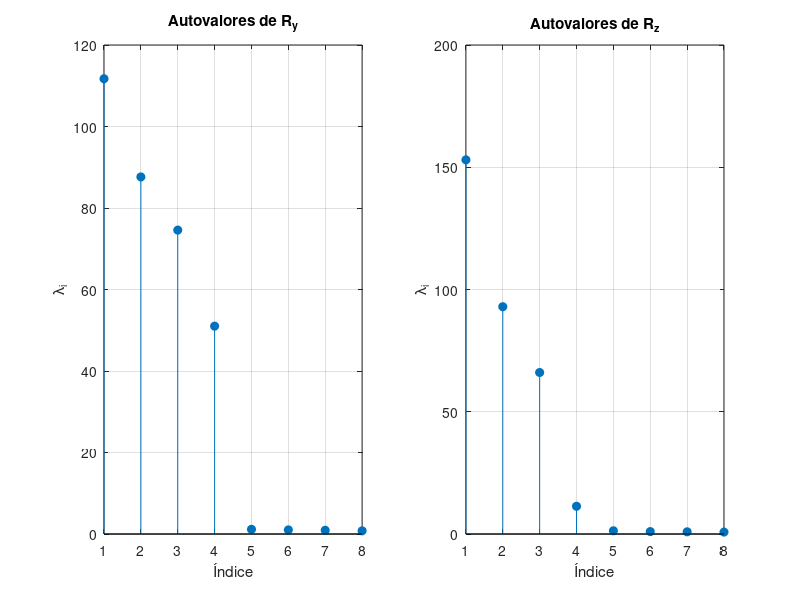
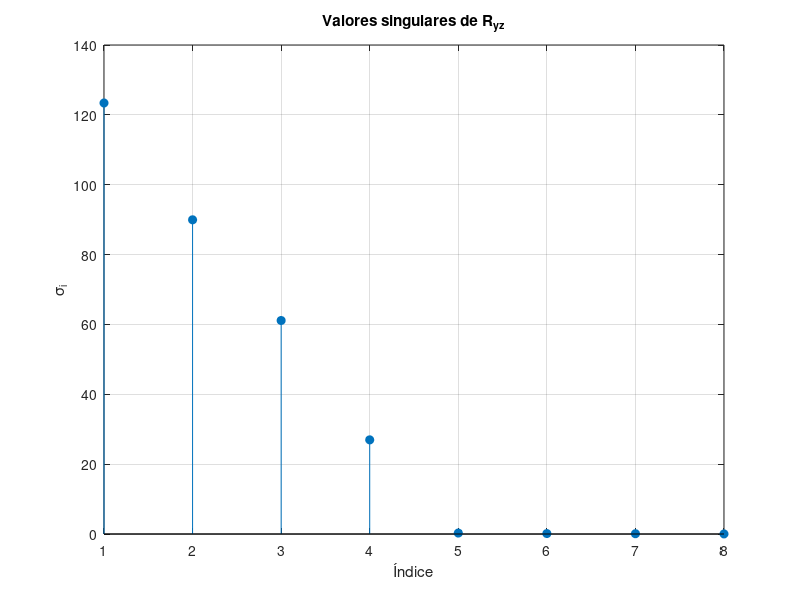

The MATLAB script that drew these images, in order:

%  Generación de señal recibida y matrices de covarianza
%  Array en L: dos ULA ortogonales (ramas y, z)
%% Parámetros del array (reutilizando la geometría ya construida)
c = 3e8;
Frequency = 500e6;      % banda UHF
lambda = c/Frequency;
d = lambda/2;

M1 = 8;   % elementos rama y (incluye vértice)
M2 = 8;   % elementos rama z (incluye vértice)

%% Parámetros de las fuentes
P = 4;                          % número de fuentes
theta = [20, 50, 15, 90];
phi   = [30, -40, -89, 23];               % acimut (grados)

% Cosenos directores, criterio u,v del texto: u=cos(theta)sin(phi), v=sin(theta)
u = cosd(theta).*sind(phi);
v = sind(theta);

%% Parámetros de simulación
N0 = 1;                 % potencia de ruido de referencia 
SNR_dB = 10;            % relación señal a ruido por fuente
SNR_lin = 10^(SNR_dB/10);
Amplitud = sqrt(SNR_lin*N0);   % amplitud de cada fuente (misma potencia para todas)

N_snapshots = 200;      % número de muestras temporales

%% Construcción de los vectores de dirección de cada rama
m = (0:M1-1).';
n = (0:M2-1).';   % n=0 corresponde al vértice 

ay = exp(1j*2*pi/lambda*d*m*u);   % M1 x P
az = exp(1j*2*pi/lambda*d*n*v);   % M2 x P

%% Generación de las señales de las P fuentes 
% Fase aleatoria por fuente y por snapshot, amplitud común por SNR
s = (Amplitud/sqrt(2)) * (randn(P,N_snapshots) + 1j*randn(P,N_snapshots));

%% Generación del ruido en cada rama (AWGN, N0=1)
ruido_y = sqrt(N0/2)*(randn(M1,N_snapshots) + 1j*randn(M1,N_snapshots));
ruido_z = sqrt(N0/2)*(randn(M2,N_snapshots) + 1j*randn(M2,N_snapshots));

%% Señal recibida por cada rama: x = A*s + n
Xy = ay*s + ruido_y;   % M1 x N_snapshots
Xz = az*s + ruido_z;   % M2 x N_snapshots

%% Matrices de covarianza muestrales
Ry_hat  = (Xy*Xy')/N_snapshots;
Rz_hat  = (Xz*Xz')/N_snapshots;
Ryz_hat = (Xy*Xz')/N_snapshots;

%% Verificación: autovalores de cada rama 
[~, Dy] = eig(Ry_hat);
[~, Dz] = eig(Rz_hat);
autovalores_y = sort(diag(Dy), 'descend');
autovalores_z = sort(diag(Dz), 'descend');

figure;
subplot(1,2,1);
stem(autovalores_y, 'filled');
title('Autovalores de R_y'); xlabel('Índice'); ylabel('\lambda_i');
grid on;

subplot(1,2,2);
stem(autovalores_z, 'filled');
title('Autovalores de R_z'); xlabel('Índice'); ylabel('\lambda_i');
grid on;

fprintf('SNR = %d dB, P = %d fuentes, N = %d snapshots\n', SNR_dB, P, N_snapshots);
fprintf('Autovalores rama y: '); disp(autovalores_y.');
fprintf('Autovalores rama z: '); disp(autovalores_z.');


%% Verificación de Ryz: valores singulares 
sv_yz = svd(Ryz_hat);

figure;
stem(sv_yz, 'filled');
title('Valores singulares de R_{yz}');
xlabel('Índice'); ylabel('\sigma_i');
grid on;

fprintf('Valores singulares de Ryz: '); disp(sv_yz.');
